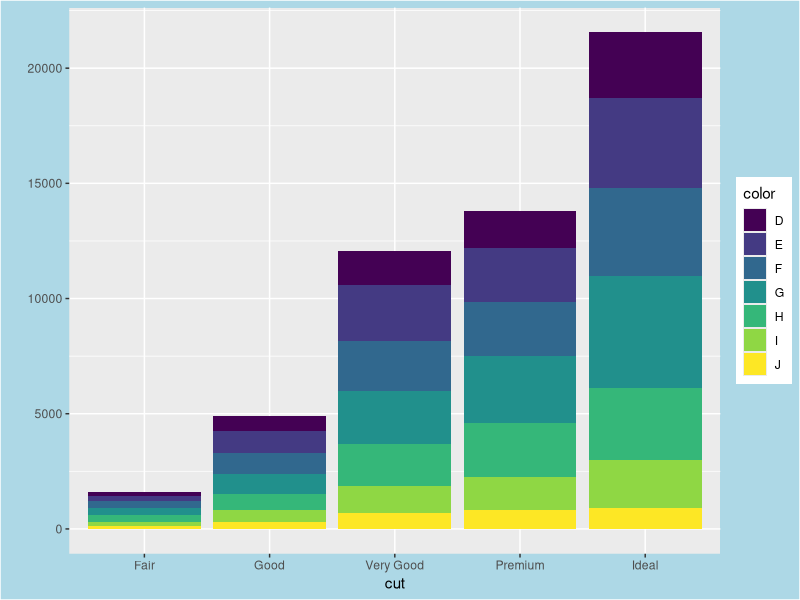
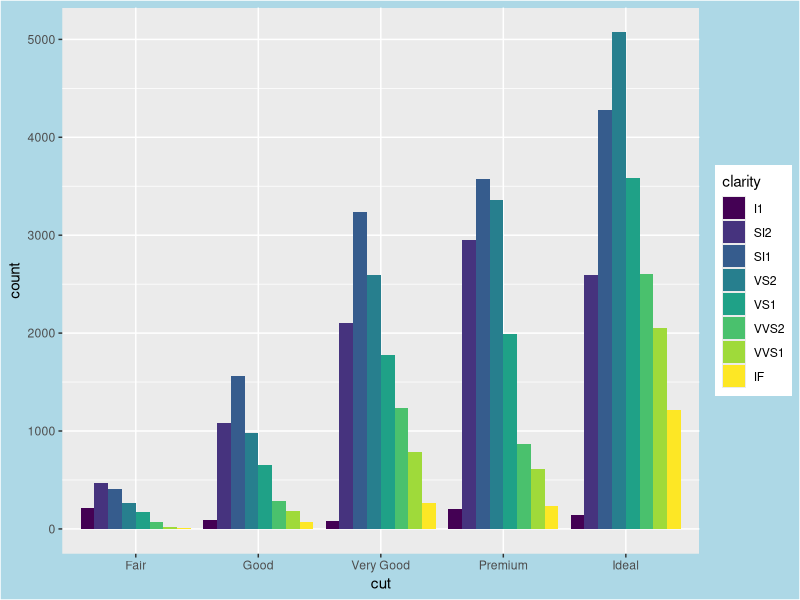
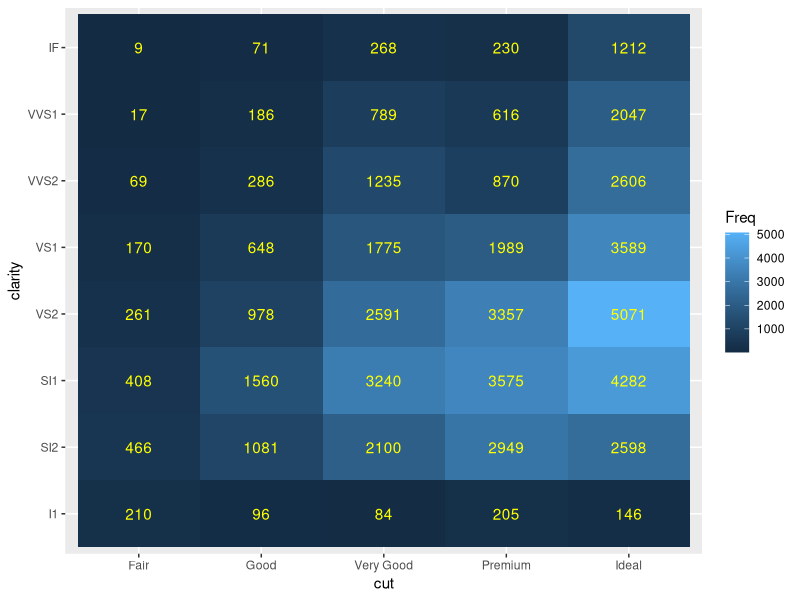

Write the R code that produced these figures, in order.
## ---- chunk 1
library(ggplot2)
## ---- chunk 2
qplot(x=cut, fill=color, data=diamonds) + 
    theme(plot.background = element_rect(fill="lightblue"))
## ---- chunk 3
ggplot(data=diamonds, aes(fill=clarity, x=cut)) +
  geom_bar(position="dodge") +
  theme(plot.background = element_rect("lightblue"))
## ---- chunk 4
ggplot(as.data.frame(table(diamonds[ ,c("cut", "clarity")])), 
       aes(x = cut, y = clarity)) + 
  geom_tile(aes(fill = Freq)) +
  geom_text(aes(label = Freq), col = 'yellow')
